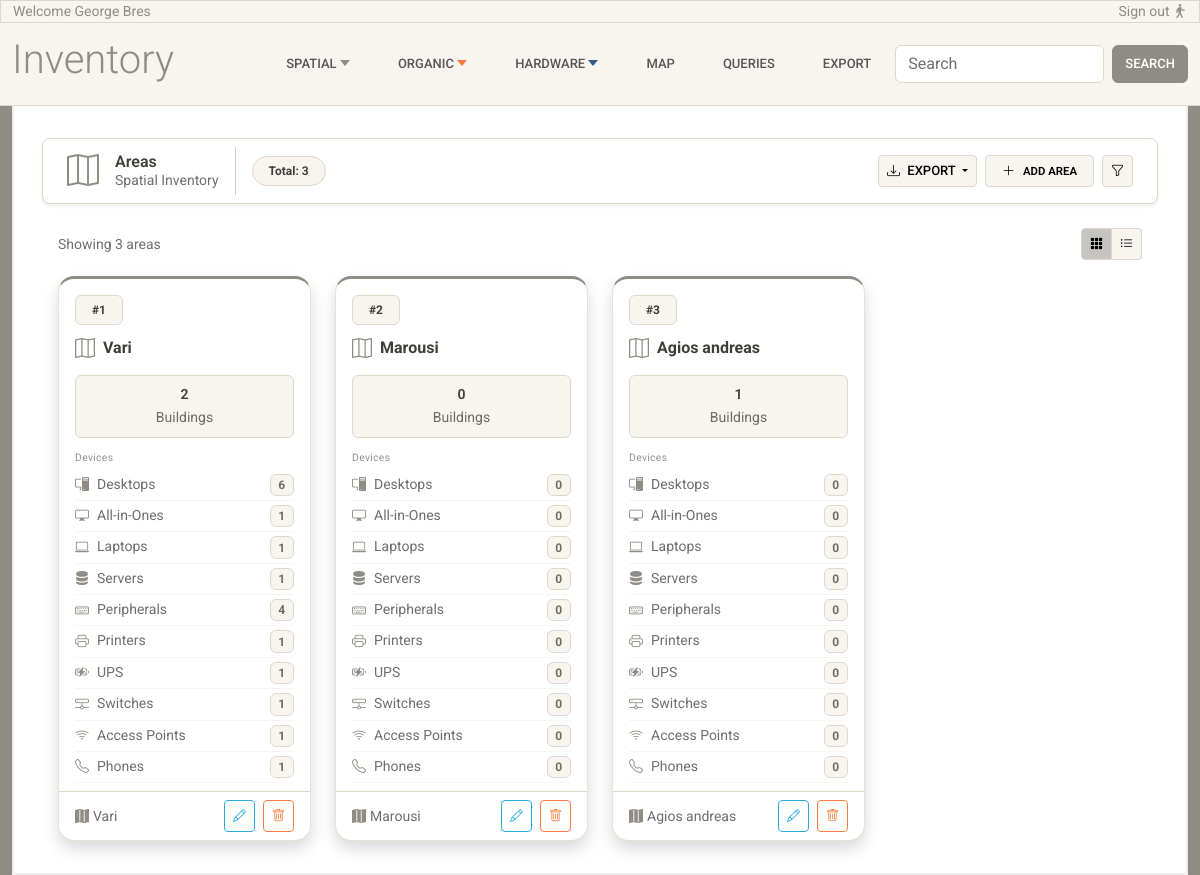
Screenshot of /areas/ with the database file from the repository.
### inventory/models.py (models this page shows, shortened)
class Area(models.Model):
    city = models.ForeignKey(
        City,
        on_delete=models.RESTRICT,
        related_name="areas"
    )
    name = models.CharField(max_length=150)
    class Meta:
        constraints = [
            models.UniqueConstraint(fields=["city", "name"], name="unique_area_per_city")
        ]

### inventory/views.py (the view)
# urls.py: path('areas/', views.areas_list, name='areas-list'),
def areas_list(request):
    areas = Area.objects.select_related("city").annotate(
        buildings_count=Count("buildings", distinct=True),
        floors_count=Count("buildings__floors", distinct=True),
        desktops_count=Count(
            "buildings__floors__rooms__spaces__devices__desktopcomputer", distinct=True
        ),
        allinones_count=Count(
            "buildings__floors__rooms__spaces__devices__allinonecomputer", distinct=True
        ),
        laptops_count=Count(
            "buildings__floors__rooms__spaces__devices__laptopcomputer", distinct=True
        ),
        servers_count=Count(
            "buildings__floors__rooms__spaces__devices__servercomputer", distinct=True
        ),
        printers_count=Count(
            "buildings__floors__rooms__spaces__devices__printer", distinct=True
        ),
        ups_count=Count(
            "buildings__floors__rooms__spaces__devices__ups", distinct=True
        ),
        switches_count=Count(
            "buildings__floors__rooms__spaces__devices__switch", distinct=True
        ),
        accesspoints_count=Count(
            "buildings__floors__rooms__spaces__devices__accesspoint", distinct=True
        ),
        phones_count=Count(
            "buildings__floors__rooms__spaces__devices__phone", distinct=True
        ),
        peripherals_count=Count(
            "buildings__floors__rooms__spaces__devices__peripherals", distinct=True
        ),
    )
    return render(request, "inventory/areas-list.html", {"areas": areas})

### inventory/templates/inventory/areas-list.html (shortened to what this page needs)
{% extends 'inventory/base.html' %}
{% load static %}
{% block content %}
<div class="container-fluid">
  <nav class="navbar bg-white border shadow-sm sticky-top px-4 mb-4 rounded-3 z-1">
    <div class="d-flex align-items-center gap-3">
      <i class="bi bi-map text-secondary fs-2"></i>
      <div class="d-flex flex-column lh-sm">
        <span class="fw-semibold text-dark">Areas</span>
        <span class="text-muted small">Spatial Inventory</span>
      </div>
      <div class="d-flex align-items-center gap-2">
        <span class="badge bg-light text-dark border rounded-5 px-3 py-2">Total: {{ areas|length }}</span>
      </div>
    </div>
    <div class="d-flex align-items-center gap-2 ms-auto">
      <div class="dropdown">
        <button class="btn btn-sm btn-light border dropdown-toggle" data-bs-toggle="dropdown">
          <i class="bi bi-download me-1"></i> Export
        </button>
      </div>
      <a href="#" class="btn btn-sm btn-light border d-flex align-items-center gap-2 px-3">
        <i class="bi bi-plus-lg"></i>
        <span class="small fw-semibold">Add Area</span>
      </a>
      <button class="btn btn-sm btn-light border">
        <i class="bi bi-funnel"></i>
      </button>
    </div>
  </nav>
  <div class="d-flex justify-content-between align-items-center px-3 mb-3">
    <span class="text-muted small">Showing {{ areas|length }} areas</span>
    <div class="btn-group btn-group-sm">
      <button class="btn btn-light border active"><i class="bi bi-grid-3x3-gap-fill"></i></button>
      <button class="btn btn-light border"><i class="bi bi-list-ul"></i></button>
    </div>
  </div>
  <div class="px-3">
    <div class="row g-4" data-masonry='{"percentPosition": true, "horizontalOrder": true}'>
      {% for area in areas %}
      <div class="col-12 col-sm-6 col-md-4 col-lg-3">
        <div class="card h-100 shadow rounded-4 overflow-hidden card-hover card-spatial">
          <div class="card-header bg-transparent border-0 pt-3 pb-1 px-3">
            <div class="d-flex justify-content-between align-items-center mb-2">
              <span class="badge bg-light text-dark border rounded-2 px-3 py-2">#{{ forloop.counter|stringformat:"d" }}</span>
            </div>
            <div class="d-flex align-items-center gap-2">
              <i class="bi bi-map text-secondary fs-5"></i>
              <div>
                <span class="fw-bold text-dark">{{ area.name|capfirst }}</span>
              </div>
            </div>
          </div>
          <div class="card-body pt-2 pb-2 px-3">
            <div class="row g-1">
              <div class="col-12">
                <div class="bg-light border rounded p-2 text-center">
                  <span class="fw-semibold small d-block">{{ area.buildings_count }}</span>
                  <span class="text-muted small">Buildings</span>
                </div>
              </div>
            </div>
          </div>
          <div class="px-3 pt-1 pb-2">
            <span class="text-muted opacity-75 section-label d-block mb-1">Devices</span>
            <div class="d-flex align-items-center gap-2 py-1 border-bottom border-light">
              <i class="bi bi-pc-display text-secondary small"></i>
              <div class="d-flex justify-content-between w-100">
                <span class="text-muted small">Desktops</span>
                <span class="badge bg-light text-muted border">{{ area.desktops_count }}</span>
              </div>
            </div>
            <div class="d-flex align-items-center gap-2 py-1 border-bottom border-light">
              <i class="bi bi-display text-secondary small"></i>
              <div class="d-flex justify-content-between w-100">
                <span class="text-muted small">All-in-Ones</span>
                <span class="badge bg-light text-muted border">{{ area.allinones_count }}</span>
              </div>
            </div>
            <div class="d-flex align-items-center gap-2 py-1 border-bottom border-light">
              <i class="bi bi-laptop text-secondary small"></i>
              <div class="d-flex justify-content-between w-100">
                <span class="text-muted small">Laptops</span>
                <span class="badge bg-light text-muted border">{{ area.laptops_count }}</span>
              </div>
            </div>
            <div class="d-flex align-items-center gap-2 py-1 border-bottom border-light">
              <i class="bi bi-server text-secondary small"></i>
              <div class="d-flex justify-content-between w-100">
                <span class="text-muted small">Servers</span>
                <span class="badge bg-light text-muted border">{{ area.servers_count }}</span>
              </div>
            </div>
            <div class="d-flex align-items-center gap-2 py-1 border-bottom border-light">
              <i class="bi bi-keyboard text-secondary small"></i>
              <div class="d-flex justify-content-between w-100">
                <span class="text-muted small">Peripherals</span>
                <span class="badge bg-light text-muted border">{{ area.peripherals_count }}</span>
              </div>
            </div>
            <div class="d-flex align-items-center gap-2 py-1 border-bottom border-light">
              <i class="bi bi-printer text-secondary small"></i>
              <div class="d-flex justify-content-between w-100">
                <span class="text-muted small">Printers</span>
                <span class="badge bg-light text-muted border">{{ area.printers_count }}</span>
              </div>
            </div>
            <div class="d-flex align-items-center gap-2 py-1 border-bottom border-light">
              <i class="bi bi-battery-charging text-secondary small"></i>
              <div class="d-flex justify-content-between w-100">
                <span class="text-muted small">UPS</span>
                <span class="badge bg-light text-muted border">{{ area.ups_count }}</span>
              </div>
            </div>
            <div class="d-flex align-items-center gap-2 py-1 border-bottom border-light">
              <i class="bi bi-hdd-network text-secondary small"></i>
              <div class="d-flex justify-content-between w-100">
                <span class="text-muted small">Switches</span>
                <span class="badge bg-light text-muted border">{{ area.switches_count }}</span>
              </div>
            </div>
            <div class="d-flex align-items-center gap-2 py-1 border-bottom border-light">
              <i class="bi bi-wifi text-secondary small"></i>
              <div class="d-flex justify-content-between w-100">
                <span class="text-muted small">Access Points</span>
                <span class="badge bg-light text-muted border">{{ area.accesspoints_count }}</span>
              </div>
            </div>
            <div class="d-flex align-items-center gap-2 py-1 border-bottom border-light">
              <i class="bi bi-telephone text-secondary small"></i>
              <div class="d-flex justify-content-between w-100">
                <span class="text-muted small">Phones</span>
                <span class="badge bg-light text-muted border">{{ area.phones_count }}</span>
              </div>
            </div>
          </div>
          <div class="d-flex justify-content-between align-items-center px-3 py-2 border-top">
            <div class="d-flex align-items-center gap-1 small text-muted">
              <i class="bi bi-map-fill text-secondary"></i>
              {{ area.name|capfirst }}
            </div>
            <div class="d-flex gap-2">
              <button class="btn btn-sm btn-outline-info border-1"><i class="bi bi-pencil"></i></button>
              <button class="btn btn-sm btn-outline-warning border-1"><i class="bi bi-trash"></i></button>
            </div>
          </div>
        </div>
      </div>
      {% endfor %}
    </div>
  </div>
</div>
{% endblock %}

### inventory/static/inventory/css/base.css (style rules this page uses)
body { padding-top: 0px; }
.card { border-radius: 0.5rem; }
.card-hover { transition: transform .2s ease-in-out, box-shadow .2s ease-in-out; }
.section-label { font-size: 0.65rem; letter-spacing: 0.03em; }
.card-spatial { border-top: 3px solid var(--bs-secondary) !important; }

### rows the page displays
Area: name "Vari", buildings_count "2", desktops_count "6", allinones_count "1", laptops_count "1", servers_count "1", peripherals_count "4", printers_count "1", ups_count "1", switches_count "1", accesspoints_count "1", phones_count "1"
Area: name "Marousi", buildings_count "0", desktops_count "0", allinones_count "0", laptops_count "0", servers_count "0", peripherals_count "0", printers_count "0", ups_count "0", switches_count "0", accesspoints_count "0", phones_count "0"
Area: name "Agios andreas", buildings_count "1", desktops_count "0", allinones_count "0", laptops_count "0", servers_count "0", peripherals_count "0", printers_count "0", ups_count "0", switches_count "0", accesspoints_count "0", phones_count "0"

### other values shown
{{ areas|length }} "3"
